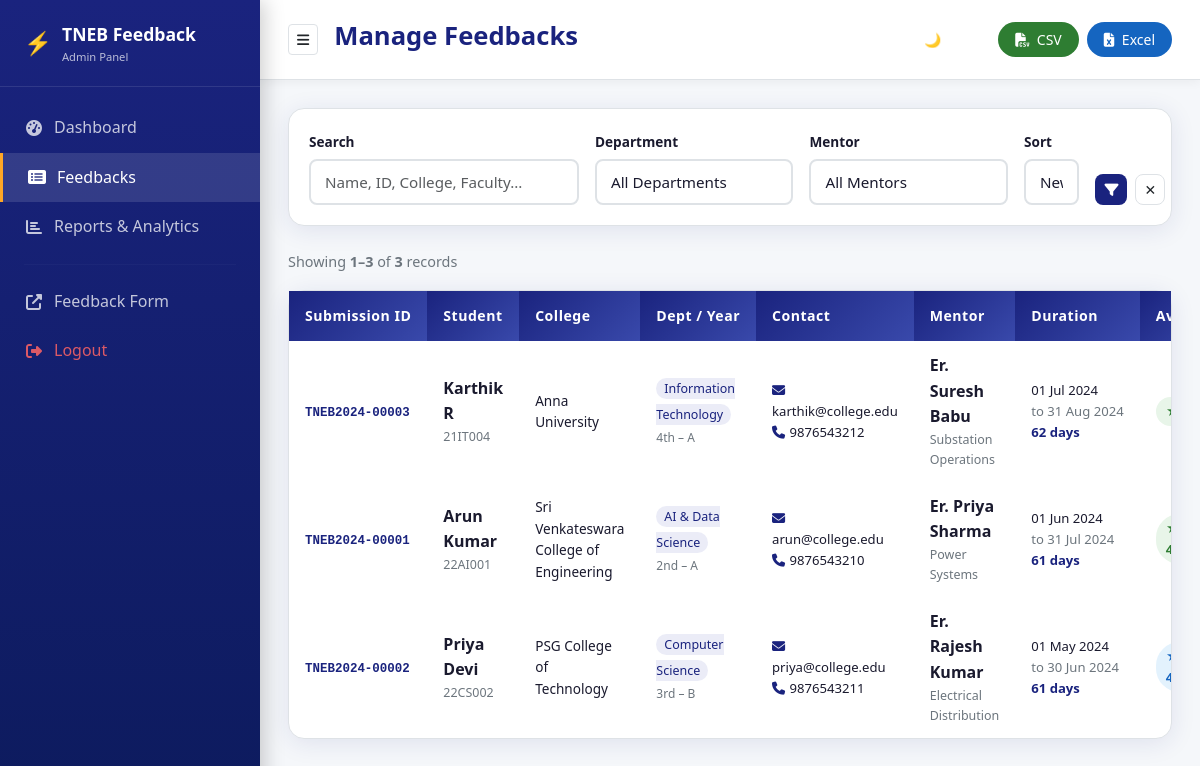
The page /admin/feedbacks.php (signed in) on the database its author committed.
### tables this page shows
CREATE TABLE `feedbacks` (
  `id`                    INT(11)       NOT NULL AUTO_INCREMENT,
  `submission_id`         VARCHAR(20)   NOT NULL UNIQUE COMMENT 'Auto-generated unique ID e.g. TNEB2024-00001',
  `student_name`          VARCHAR(150)  NOT NULL,
  `register_number`       VARCHAR(25)   NOT NULL,
  `college_name`          VARCHAR(200)  NOT NULL,
  `department`            VARCHAR(100)  NOT NULL,
  `year`                  VARCHAR(10)   NOT NULL,
  `section`               VARCHAR(5)    NOT NULL,
  `email`                 VARCHAR(150)  NOT NULL,
  `phone`                 VARCHAR(15)   NOT NULL,
  `faculty_name`          VARCHAR(100)  NOT NULL,
  `subject_name`          VARCHAR(100)  NOT NULL,
  `internship_start`      DATE          NOT NULL,
  `internship_end`        DATE          NOT NULL,
  `internship_duration`   INT(5)        NOT NULL COMMENT 'Duration in days',
  `photo_path`            VARCHAR(255)  DEFAULT NULL COMMENT 'Passport photo path',
  `bonafide_path`         VARCHAR(255)  DEFAULT NULL COMMENT 'Bonafide PDF path',
  `teaching_quality`      TINYINT(1)    NOT NULL DEFAULT 0,
  `subject_knowledge`     TINYINT(1)    NOT NULL DEFAULT 0,
  `communication_skills`  TINYINT(1)    NOT NULL DEFAULT 0,
  `doubt_clarification`   TINYINT(1)    NOT NULL DEFAULT 0,
  `classroom_interaction` TINYINT(1)    NOT NULL DEFAULT 0,
  `punctuality`           TINYINT(1)    NOT NULL DEFAULT 0,
  `strengths`             TEXT          DEFAULT NULL,
  `improvements`          TEXT          DEFAULT NULL,
  `feedback`              TEXT          DEFAULT NULL,
  `suggestions`           TEXT          DEFAULT NULL,
  `submitted_at`          DATETIME      NOT NULL DEFAULT CURRENT_TIMESTAMP,
  PRIMARY KEY (`id`),
  KEY `idx_department`  (`department`),
  KEY `idx_faculty`     (`faculty_name`),
  KEY `idx_subject`     (`subject_name`),
  KEY `idx_submitted`   (`submitted_at`),
  KEY `idx_college`     (`college_name`)
);

### config/db.php (called while the page is built, shortened)
<?php
function e($str) {
    return htmlspecialchars((string)($str ?? ''), ENT_QUOTES, 'UTF-8');
}

### admin/feedbacks.php (the view, shortened to what this page needs)
<?php
require_once '../config/db.php';
$conn = getDB();
$search  = trim($_GET['search']  ?? '');
$dept    = trim($_GET['dept']    ?? '');
$faculty = trim($_GET['faculty'] ?? '');
$sort    = in_array($_GET['sort'] ?? '', ['asc','desc']) ? $_GET['sort'] : 'desc';
$where = ['1=1']; $params = []; $types = '';
$whereStr = implode(' AND ', $where);
$perPage = 15;
$page    = max(1,(int)($_GET['page'] ?? 1));
$offset  = ($page-1)*$perPage;
$cStmt = $conn->prepare("SELECT COUNT(*) as c FROM feedbacks WHERE $whereStr");
$cStmt->execute();
$totalRows  = $cStmt->get_result()->fetch_assoc()['c'];
$fStmt = $conn->prepare("SELECT * FROM feedbacks WHERE $whereStr ORDER BY submitted_at $sort LIMIT $perPage OFFSET $offset");
$fStmt->execute();
$feedbacks = $fStmt->get_result();
?>
<!DOCTYPE html>
<html lang="en" data-theme="light">
<head>
<link href="https://cdn.jsdelivr.net/npm/bootstrap@5.3.0/dist/css/bootstrap.min.css" rel="stylesheet">
<link href="https://cdnjs.cloudflare.com/ajax/libs/font-awesome/6.4.0/css/all.min.css" rel="stylesheet">
<link href="../assets/css/style.css" rel="stylesheet">
</head>
<body>
<div class="admin-sidebar">
  <div class="sidebar-brand"><span style="font-size:1.4rem;">⚡</span>
    <div><div>TNEB Feedback</div><div style="font-size:0.7rem;opacity:0.7;font-weight:400;">Admin Panel</div></div>
  </div>
  <nav class="mt-3">
    <a href="dashboard.php" class="nav-link"><i class="fas fa-tachometer-alt"></i> Dashboard</a>
    <a href="feedbacks.php" class="nav-link active"><i class="fas fa-list-alt"></i> Feedbacks</a>
    <a href="reports.php"   class="nav-link"><i class="fas fa-chart-bar"></i> Reports & Analytics</a>
    <hr style="border-color:rgba(255,255,255,0.1);margin:12px 24px;">
    <a href="../index.php" class="nav-link" target="_blank"><i class="fas fa-external-link-alt"></i> Feedback Form</a>
    <a href="logout.php"   class="nav-link" style="color:rgba(255,100,100,0.85);"><i class="fas fa-sign-out-alt"></i> Logout</a>
  </nav>
</div>
<div class="admin-content">
  <div class="admin-topbar">
    <div class="d-flex align-items-center gap-3">
      <button class="btn btn-sm" id="sidebarToggle" style="border:1px solid var(--border);background:var(--card-bg);"><i class="fas fa-bars"></i></button>
      <div class="page-title">Manage Feedbacks</div>
    </div>
    <div class="d-flex gap-2 flex-wrap">
      <button class="theme-toggle" id="themeToggle">🌙 Dark</button>
      <a href="?export=csv&<?= http_build_query(array_filter(['search'=>$search,'dept'=>$dept,'faculty'=>$faculty])) ?>"
         class="btn btn-sm" style="background:#2e7d32;color:white;border-radius:50px;padding:6px 16px;">
        <i class="fas fa-file-csv me-1"></i> CSV
      </a>
      <a href="?export=excel&<?= http_build_query(array_filter(['search'=>$search,'dept'=>$dept,'faculty'=>$faculty])) ?>"
         class="btn btn-sm" style="background:#1565c0;color:white;border-radius:50px;padding:6px 16px;">
        <i class="fas fa-file-excel me-1"></i> Excel
      </a>
    </div>
  </div>
  <div class="admin-main">
    <div class="filter-bar mb-4">
      <form method="GET" action="feedbacks.php">
        <div class="row g-3 align-items-end">
          <div class="col-md-4">
            <label class="form-label fw-600" style="font-size:0.85rem;">Search</label>
            <input type="text" class="form-control form-control-sm" name="search"
                   placeholder="Name, ID, College, Faculty..." value="<?= e($search) ?>">
          </div>
          <div class="col-md-3">
            <label class="form-label fw-600" style="font-size:0.85rem;">Department</label>
            <select class="form-select form-select-sm" name="dept">
              <option value="">All Departments</option>
            </select>
          </div>
          <div class="col-md-3">
            <label class="form-label fw-600" style="font-size:0.85rem;">Mentor</label>
            <select class="form-select form-select-sm" name="faculty">
              <option value="">All Mentors</option>
            </select>
          </div>
          <div class="col-md-1">
            <label class="form-label fw-600" style="font-size:0.85rem;">Sort</label>
            <select class="form-select form-select-sm" name="sort">
              <option value="desc" <?= $sort==='desc'?'selected':'' ?>>Newest</option>
            </select>
          </div>
          <div class="col-md-1 d-flex gap-2">
            <button type="submit" class="btn btn-sm w-100" style="background:var(--primary);color:white;border-radius:8px;">
              <i class="fas fa-filter"></i>
            </button>
            <a href="feedbacks.php" class="btn btn-sm" style="border:1px solid var(--border);border-radius:8px;">✕</a>
          </div>
        </div>
      </form>
    </div>
    <div class="d-flex justify-content-between align-items-center mb-3">
      <div style="color:var(--text-muted);font-size:0.9rem;">
        Showing <strong><?= min($offset+1,$totalRows) ?>–<?= min($offset+$perPage,$totalRows) ?></strong>
        of <strong><?= $totalRows ?></strong> records
      </div>
    </div>
    <div class="card">
      <div class="table-responsive">
        <table class="table-custom w-100">
          <thead>
            <tr>
              <th>Submission ID</th>
              <th>Student</th>
              <th>College</th>
              <th>Dept / Year</th>
              <th>Contact</th>
              <th>Mentor</th>
              <th>Duration</th>
              <th>Avg ★</th>
            </tr>
          </thead>
          <tbody>
          <?php if ($feedbacks->num_rows === 0): ?>
          <tr><td colspan="10" class="text-center py-5" style="color:var(--text-muted);">
            <i class="fas fa-inbox fa-2x d-block mb-2"></i>No feedbacks found.
          </td></tr>
          <?php else: while ($fb = $feedbacks->fetch_assoc()):
            $avg = round(($fb['teaching_quality']+$fb['subject_knowledge']+$fb['communication_skills']+$fb['doubt_clarification']+$fb['classroom_interaction']+$fb['punctuality'])/6,1);
          ?>
          <tr>
            <td>
              <code style="font-size:0.78rem;color:var(--primary);font-weight:700;"><?= e($fb['submission_id']) ?></code>
            </td>
            <td>
              <div style="font-weight:600;"><?= e($fb['student_name']) ?></div>
              <div style="font-size:0.78rem;color:var(--text-muted);"><?= e($fb['register_number']) ?></div>
            </td>
            <td style="font-size:0.85rem;max-width:140px;white-space:normal;"><?= e($fb['college_name']) ?></td>
            <td>
              <span style="font-size:0.78rem;background:rgba(57,73,171,0.1);color:var(--primary);padding:2px 8px;border-radius:50px;"><?= e($fb['department']) ?></span>
              <div style="font-size:0.75rem;color:var(--text-muted);margin-top:2px;"><?= e($fb['year']) ?> – <?= e($fb['section']) ?></div>
            </td>
            <td style="font-size:0.82rem;">
              <div><i class="fas fa-envelope" style="color:var(--primary);width:14px;"></i> <?= e($fb['email']) ?></div>
              <div><i class="fas fa-phone"    style="color:var(--primary);width:14px;"></i> <?= e($fb['phone']) ?></div>
            </td>
            <td>
              <div style="font-weight:600;"><?= e($fb['faculty_name']) ?></div>
              <div style="font-size:0.78rem;color:var(--text-muted);"><?= e($fb['subject_name']) ?></div>
            </td>
            <td style="font-size:0.82rem;white-space:nowrap;">
              <div><?= date('d M Y', strtotime($fb['internship_start'])) ?></div>
              <div style="color:var(--text-muted);">to <?= date('d M Y', strtotime($fb['internship_end'])) ?></div>
              <span style="font-weight:700;color:var(--primary);"><?= $fb['internship_duration'] ?> days</span>
            </td>
            <td><span class="badge-rating rating-<?= round($avg) ?>">★ <?= $avg ?></span></td>
          </tr>
          <?php endwhile; endif; ?>
          </tbody>
        </table>
      </div>
    </div>
  </div>
</div>
</body>
</html>

### assets/css/style.css (style rules this page uses)
:root { --primary: #1a237e; --primary-light: #3949ab; --secondary: #0d47a1; --accent: #ff6f00; --accent-light: #ffa726; --success: #2e7d32; --danger: #c62828; --warning: #f57f17; --info: #01579b; --light-bg: #f5f7fa; --dark-bg: #0a0e1a; --card-bg: #ffffff; --text-main: #1a1a2e; --text-muted: #6c757d; --border: #dee2e6; --shadow: 0 4px 24px rgba(26,35,126,0.10); --shadow-hover: 0 8px 32px rgba(26,35,126,0.18); --radius: 16px; --radius-sm: 8px; --transition: all 0.3s cubic-bezier(0.4,0,0.2,1); }
* { box-sizing: border-box; margin: 0; padding: 0; }
body { font-family: 'Segoe UI', system-ui, -apple-system, sans-serif; background: var(--light-bg); color: var(--text-main); transition: var(--transition); line-height: 1.6; }
.card { background: var(--card-bg); border: 1px solid var(--border); border-radius: var(--radius); box-shadow: var(--shadow); transition: var(--transition); }
.form-control, .form-select { border: 2px solid var(--border); border-radius: var(--radius-sm); padding: 10px 14px; font-size: 0.95rem; transition: var(--transition); background: var(--card-bg); color: var(--text-main); }
.form-label { font-weight: 600; color: var(--text-main); margin-bottom: 6px; font-size: 0.9rem; }
.table-custom { width: 100%; border-collapse: separate; border-spacing: 0; }
.table-custom thead th { background: linear-gradient(135deg, var(--primary), var(--primary-light)); color: white; padding: 14px 16px; font-weight: 600; font-size: 0.88rem; letter-spacing: 0.5px; border: none; white-space: nowrap; }
.table-custom tbody tr { transition: var(--transition); border-bottom: 1px solid var(--border); }
.table-custom td { padding: 12px 16px; vertical-align: middle; color: var(--text-main); }
.badge-rating { display: inline-flex; align-items: center; gap: 4px; padding: 4px 10px; border-radius: 50px; font-size: 0.82rem; font-weight: 600; }
.rating-5 { background: #e8f5e9; color: #2e7d32; }
.rating-4 { background: #e3f2fd; color: #1565c0; }
.theme-toggle { background: rgba(255,255,255,0.15); border: 1px solid rgba(255,255,255,0.25); color: white; border-radius: 50px; padding: 6px 14px; cursor: pointer; font-size: 0.85rem; transition: var(--transition); }
.admin-sidebar { background: linear-gradient(180deg, var(--primary) 0%, #0d1b5e 100%); min-height: 100vh; width: 260px; position: fixed; left: 0; top: 0; z-index: 1000; padding-top: 0; transition: var(--transition); box-shadow: 4px 0 20px rgba(0,0,0,0.2); }
.admin-sidebar .sidebar-brand { padding: 20px 24px; border-bottom: 1px solid rgba(255,255,255,0.1); color: white; font-weight: 700; font-size: 1.1rem; display: flex; align-items: center; gap: 10px; }
.admin-sidebar .nav-link { color: rgba(255,255,255,0.75); padding: 12px 24px; border-radius: 0; transition: var(--transition); display: flex; align-items: center; gap: 10px; font-weight: 500; }
.admin-sidebar .nav-link:hover, .admin-sidebar .nav-link.active { background: rgba(255,255,255,0.12); color: white; border-left: 3px solid var(--accent-light); }
.admin-sidebar .nav-link i { width: 20px; text-align: center; }
.admin-content { margin-left: 260px; min-height: 100vh; background: var(--light-bg); transition: var(--transition); }
.admin-topbar { background: var(--card-bg); padding: 16px 28px; border-bottom: 1px solid var(--border); display: flex; justify-content: space-between; align-items: center; box-shadow: 0 2px 10px rgba(0,0,0,0.05); position: sticky; top: 0; z-index: 100; }
.admin-main { padding: 28px; }
.filter-bar { background: var(--card-bg); border: 1px solid var(--border); border-radius: var(--radius); padding: 20px; margin-bottom: 24px; box-shadow: var(--shadow); }
.page-title { font-size: 1.6rem; font-weight: 800; color: var(--primary); margin-bottom: 6px; }

### rows shown on the page
feedbacks: submission "TNEB2024-00003", student_name "Karthik R", register_number "21IT004", college_name "Anna University", department "Information Technology", year "4th", section "A", email "karthik@college.edu", phone "9876543212", faculty_name "Er. Suresh Babu", subject_name "Substation Operations", internship_start "01 Jul 2024", internship_end "31 Aug 2024", internship_duration "62"
feedbacks: submission "TNEB2024-00001", student_name "Arun Kumar", register_number "22AI001", college_name "Sri Venkateswara College of Engineering", department "AI & Data Science", year "2nd", section "A", email "arun@college.edu", phone "9876543210", faculty_name "Er. Priya Sharma", subject_name "Power Systems", internship_start "01 Jun 2024", internship_end "31 Jul 2024", internship_duration "61"
feedbacks: submission "TNEB2024-00002", student_name "Priya Devi", register_number "22CS002", college_name "PSG College of Technology", department "Computer Science", year "3rd", section "B", email "priya@college.edu", phone "9876543211", faculty_name "Er. Rajesh Kumar", subject_name "Electrical Distribution", internship_start "01 May 2024", internship_end "30 Jun 2024", internship_duration "61"

### other values the page prints
min($offset+1,$totalRows) "1"
min($offset+$perPage,$totalRows) "3"
$totalRows "3"
